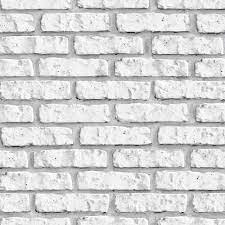
#> input picture src/protocol/images/brickImage_05.jpeg, 225 x 225 px
$ python main.py
#> lines starting #> are read from the running program, lines starting #| are printed output that depends on the picture; after the words box and inside, x2 and y2 are one past the last pixel; in counts of white or black regions, pixels touching at a corner belong together
from matplotlib import pyplot as plt
import numpy as np
import cv2 as cv
import imutils
import sys

img = cv.imread('./images/brickImage_05.jpeg')
#> img is the input picture: shape (225, 225, 3); mean B, G, R 212.9, 212.9, 212.9
if img is None:
    sys.exit("Could not read the image!")
cv.imshow('Original Image', img)

img_gray = cv.cvtColor(img, cv.COLOR_BGR2GRAY)
cv.imshow('Gray', img_gray)

img_blur = cv.GaussianBlur(img_gray, (3,3), cv.BORDER_DEFAULT)
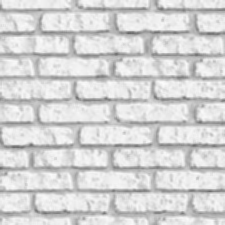
#> img_blur: shape (225, 225); min 103, max 252, mean 212.9
cv.imshow('Blur', img_blur)

ret, img_thresh = cv.threshold(img_blur, 195, 255, cv.THRESH_BINARY)
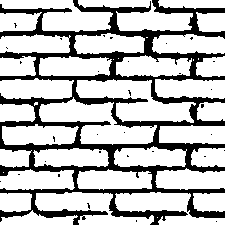
#> img_thresh: shape (225, 225); 73.7% white; 32 black regions (31 under 20 px), largest, box (x1, y1, x2, y2) and area: (0, 0, 225, 225) 13205
print("ret: ", ret)
cv.imshow('Binary', img_thresh)

img_blur_ = cv.medianBlur(img_thresh, 5)
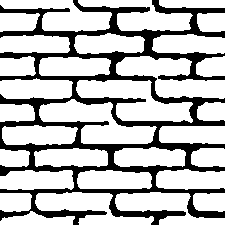
#> img_blur_: shape (225, 225); 73.5% white; 1 black region, box (x1, y1, x2, y2) and area: (0, 0, 225, 225) 13410
cv.imshow('Blur_2', img_blur_)

kernel = np.ones((3,3), np.uint8)
erode = cv.erode(img_blur_, kernel, iterations = 2)
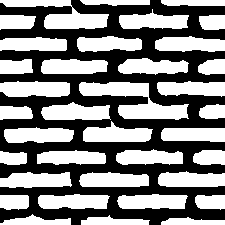
#> erode: shape (225, 225); 52% white; 1 black region, box (x1, y1, x2, y2) and area: (0, 0, 225, 225) 24325
cv.imshow('Erode', erode)

morpho = cv.morphologyEx(erode, cv.MORPH_ERODE, kernel)
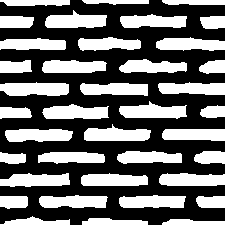
#> morpho: shape (225, 225); 42.1% white; 38 white regions
cv.imshow('Morfologia', morpho)

contours = cv.findContours(morpho, cv.RETR_EXTERNAL, cv.CHAIN_APPROX_SIMPLE)
#> contours = 38 contours; largest, box (x1, y1, x2, y2) and area: (0, 82, 69, 96) 744, (119, 101, 187, 119) 726, (84, 124, 151, 141) 716, (42, 104, 109, 119) 706, (45, 10, 107, 28) 702
contours = imutils.grab_contours(contours)

def _flag(image, contours):
    for (i, c) in enumerate(contours):
        ((x, y), _) = cv.minEnclosingCircle(c)
        cv.drawContours(image, [c], -1, (0, 255, 0), 2)
#> this loop made 38 passes
#> (x, y) on passes 1 to 12: (193, 222.5), (114.5, 222.5), (34.5, 221.5), (210.3, 201.5), (13.33, 201), (152, 199.5), (73, 199.5), (191.6, 179), (114, 180.5), (34.46, 181.6), (70.95, 158.5), (12.5, 156.5)
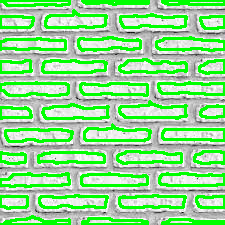
#> image: shape (225, 225, 3); mean B, G, R 146.7, 219.5, 146.7

_flag(img, contours)
print(f"Numero de tijolo: {len(contours)}")
#| Numero de tijolo: 38
cv.imshow('Image', img)
print('Version: ' + cv.__version__)
#| Version: 4.13.0
cv.waitKey(0)

$ run again, with src/protocol/images/brickImage_01.jpeg copied over src/protocol/images/brickImage_05.jpeg
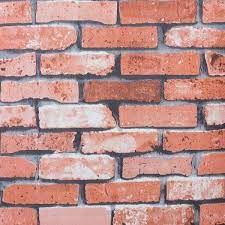
#> input picture src/protocol/images/brickImage_01.jpeg, 225 x 225 px
#> img is the input picture: shape (225, 225, 3); mean B, G, R 141, 145.7, 190.4
#> `ret, img_thresh = cv.threshold(img_blur, 195, 255, cv.THRESH_BINARY)`:
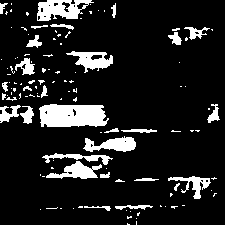
#> img_thresh: shape (225, 225); 12.8% white; 119 white regions (89 under 20 px), largest, box (x1, y1, x2, y2) and area: (39, 104, 109, 127) 1360, (37, 0, 94, 21) 725, (83, 136, 136, 152) 515
#> img_blur_: shape (225, 225); 11.2% white; 35 white regions (10 under 20 px), largest, box (x1, y1, x2, y2) and area: (40, 104, 107, 127) 1362, (37, 0, 92, 21) 764, (44, 154, 101, 179) 656
#> erode: shape (225, 225); 4.7% white; 21 white regions (9 under 20 px), largest, box (x1, y1, x2, y2) and area: (42, 106, 104, 125) 1010, (40, 0, 78, 19) 413, (104, 139, 133, 149) 199
#> morpho: shape (225, 225); 3.2% white; 14 white regions (6 under 20 px)
#> contours = 14 contours, 7 with area under 20; largest, box (x1, y1, x2, y2) and area: (43, 107, 101, 124) 782, (41, 0, 62, 18) 204, (107, 140, 132, 148) 102, (68, 166, 91, 175) 99, (82, 55, 106, 66) 84, (65, 5, 76, 16) 31, (196, 180, 205, 188) 28
#> the loop in _flag, `for (i, c) in enumerate(contours):` made 14 passes
#> (x, y) on passes 1, 2, 3, 4, 5, 7, 8, 9: (199.7, 183), (79, 172), (89, 145), (119, 144), (2.5, 117), (71.5, 116.5), (27.5, 66.5), (93.5, 58.5)
#> after the loop in _flag, `for (i, c) in enumerate(contours):`:
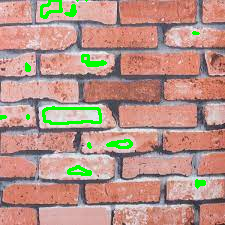
#> image: shape (225, 225, 3); mean B, G, R 135.2, 147.2, 184
#| Numero de tijolo: 14
#| Version: 4.13.0
